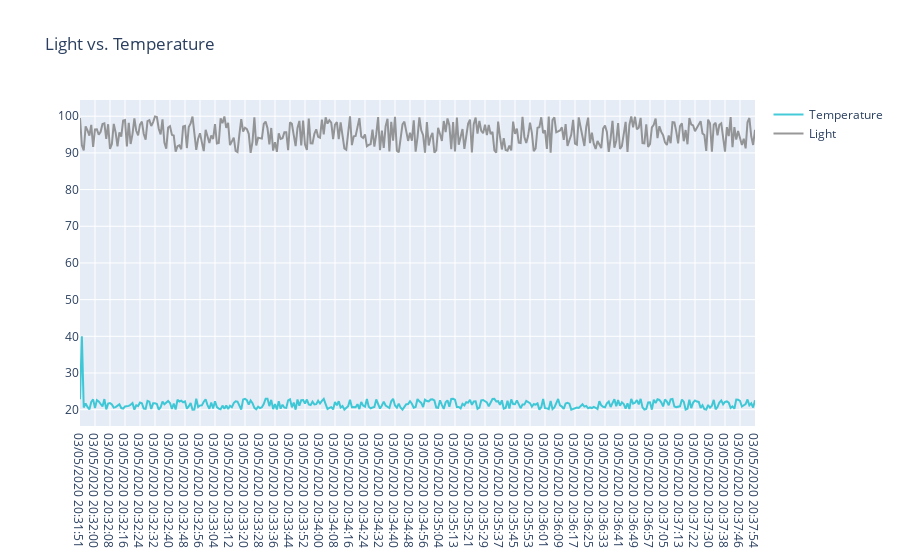

Write notebook code for a chart like this one.
### Code cell
data_test = pd.read_csv("data_test.csv")


trace_one = go.Scatter(
            x=data_test.datetime,
            y=data_test['temperature'],
            name= "Temperature",
            line = dict(color='#17BECF'),
            opacity = 0.8
)

trace_two = go.Scatter(
            x=data_test.datetime,
            y=data_test['light'],
            name= "Light",
            line = dict(color='#7F7F7F'),
            opacity = 0.8
)

data = [trace_one, trace_two]


layout = dict(
        title = 'Light vs. Temperature')


fig = dict(data=data, layout=layout)
iplot(fig, filename = 'Data Test')

### Figure 1 — Plotly figure (JSON) as saved in the notebook; plotly's stock layout.template omitted (floating-point values rounded to 4 significant figures; data arrays with more than 128 entries replaced by an {"elided": "..."} marker saying what was removed)
{"data": [{"line": {"color": "#17BECF"}, "name": "Temperature", "opacity": 0.8, "type": "scatter", "x": {"elided": "361 str values"}, "y": {"elided": "361 float values"}}, {"line": {"color": "#7F7F7F"}, "name": "Light", "opacity": 0.8, "type": "scatter", "x": {"elided": "361 str values"}, "y": {"elided": "361 float values"}}], "layout": {"title": {"text": "Light vs. Temperature"}}}
